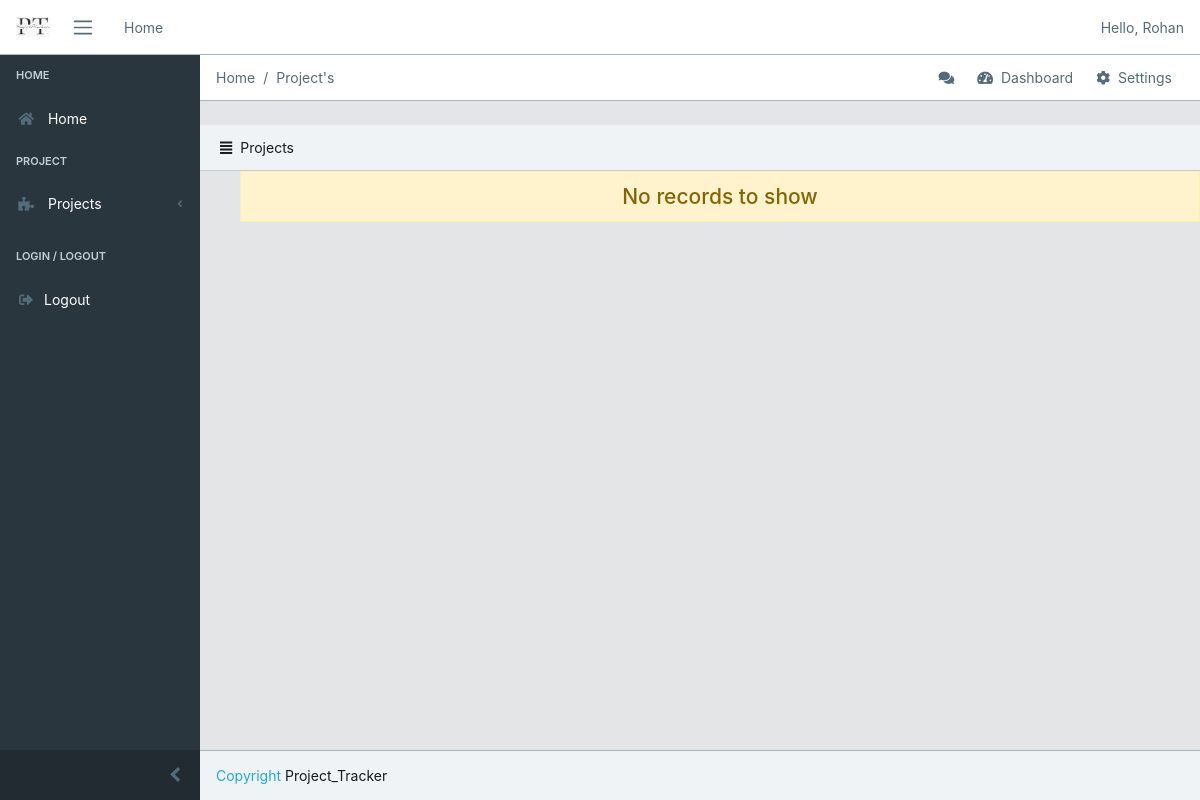
Page /account/10 (signed in) on the earlier database version.
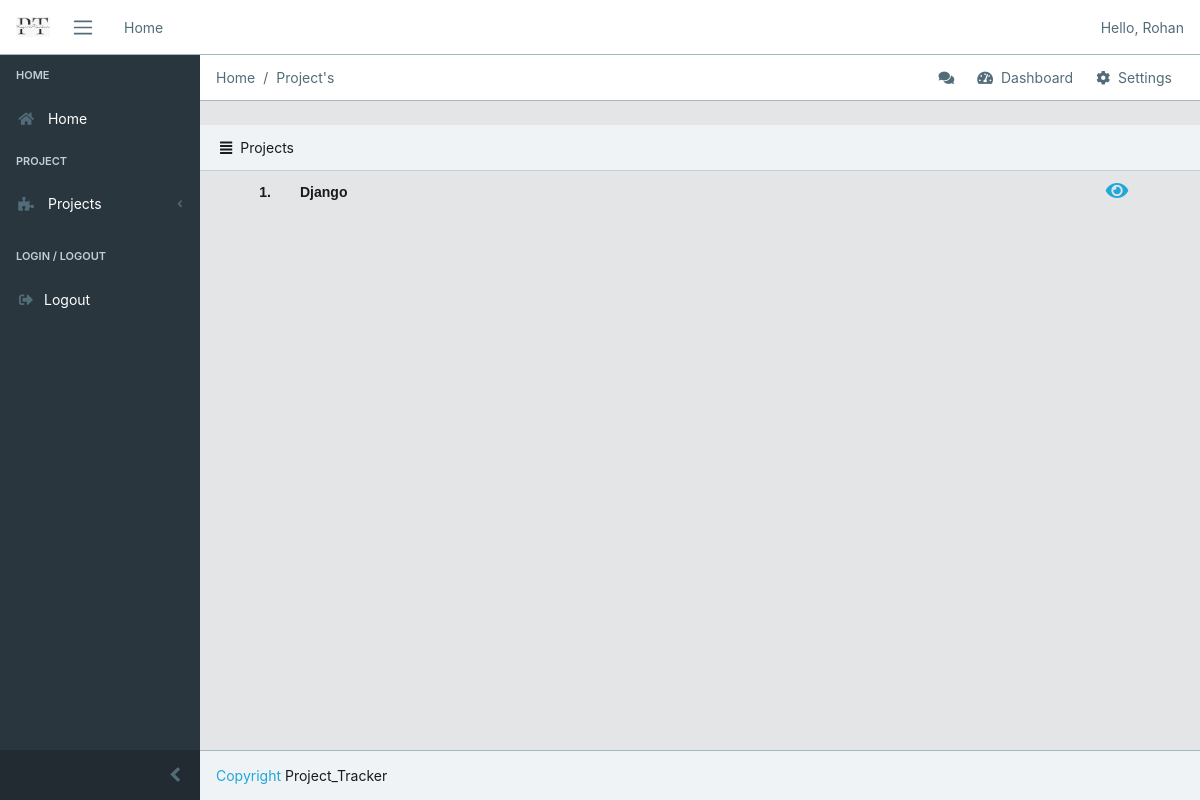
Same page on the later database version.
### project/models.py (models this page shows, shortened)
class Project(models.Model):
    name = models.CharField(max_length=80,default='NULL')
    efforts = models.IntegerField()
    dead_line = models.DateField()
    person= models.CharField(max_length=100,default='NULL')
    developer= models.CharField(max_length=100,default='NULL')
    complete_per = models.FloatField(max_length=2, validators = [MinValueValidator(0), MaxValueValidator(100)])
    description = models.TextField(blank=True)

### home/views.py (the view)
# urls.py: path('account/<str:id>',views.client,name='client'),
def client(request,id):
    if request.user.is_authenticated:
        client=User.objects.get(pk=id)
        project=Project.objects.filter(person=client.email)
        return render(request,'login_client.html',{'project':project,'client':client})
    else:
        return redirect('/login')

### templates/login_client.html (shortened to what this page needs)
{% extends 'base1.html' %}
{% block greeting %}
<li class="text-muted">Hello, {{ client.username }}</li>
{% endblock %}
{% block breadcrumb %}
<li class="breadcrumb-item active">Home</li>
<li class="breadcrumb-item active">Project's</li>
{% endblock breadcrumb%}
{% block content %}
<div class="card-header">
    <i class="fa fa-align-justify"></i>Projects
</div>
    <ol start="1">
    {% if project %}
  <table border=0 id='table1' align='left'>
    {% for i in project %}
    <tr id='tr1'>
      <td id='td1' width='50px' >
        {{forloop.counter}}.
      </td>
    <td id='td1' style='text-align: left;'>
    {{ i.name }}
    </td>
    <td id='td1' width='70px' align='center'>
      <a href="{% url 'project' i.id %}"><i class="fa fa-eye" style='cursor: pointer;font-size:20px'></i></a>
    </td>
    </tr>
    {%endfor%}
  </table>
  {% else %}
    <h4 class = 'text-center alert alert-warning'>No records to show</h4>
    {% endif %}
</ol>
{% endblock %}

Differences in the rows shown:
added Project: name "Django"
Other differences:
text no longer shown: "No records to show"
